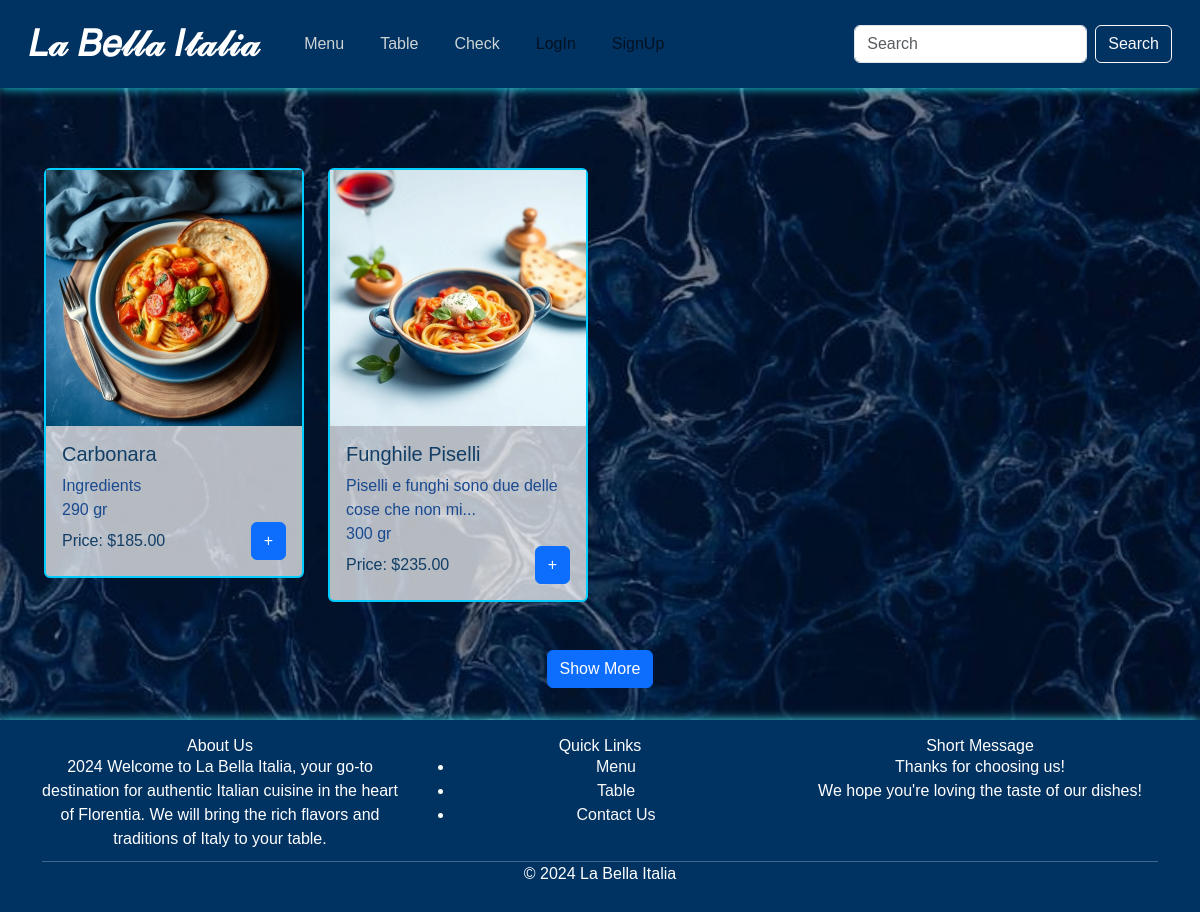
Screenshot of /dishes/ with the database file from the repository.
### project/models.py (models this page shows)
class Dish(models.Model):
    SORTDT = [
        ("Breakfast", "breakfast"),
        ("Lunch", "lunch"),
        ("Dinner", "dinner")
    ]
    SORT = [
        ("Appetizers", "appetizers"),
        ("Main Courses", "main"),
        ("Side Dishes", "side"),
        ("Desserts", "desserts"),
        ("Beverages", "beverages"),
        ("Soups", "soups"),
        ("Salads", "salads")
    ]
    name = models.CharField(max_length=255)
    ingredients = models.TextField()
    gram = models.CharField(max_length=255)
    sort_daytime = models.CharField(max_length=15, choices=SORTDT, blank=True, null=True)
    sort = models.CharField(max_length=50, choices=SORT)
    image = models.ImageField( upload_to='dish_img/', blank = True, null = True)

class DishPrice(models.Model):
    dish = models.ForeignKey(Dish, on_delete=models.CASCADE)
    price = models.DecimalField(max_digits=10, decimal_places=2)
    date = models.DateTimeField(auto_now_add=False)

### project/views.py (the view)
# urls.py: path('dishes/', DishListView.as_view(), name='dish-list'),
class DishListView(ListView):
    model = Dish
    template_name = 'dish/dish_list.html'
    context_object_name = 'dishes'
    paginate_by = 8
    def get_context_data(self, **kwargs):
        context = super().get_context_data(**kwargs)
        dishes = context['dishes']
        latest_prices = {}
        for dish in dishes:
            latest_price = DishPrice.objects.filter(dish=dish).order_by('-date').first()
            latest_prices[dish.id] = latest_price
        context['latest_prices'] = latest_prices
        return context
    def get(self, request):
        super().get(request)
        if request.headers.get('x-requested-with') == 'XMLHttpRequest':
            return render (request, 'dish/list.html', context=self.get_context_data())
        return render(request, self.template_name, context=self.get_context_data())

### project/templatetags/custom_filters.py (called while the page is built)
@register.filter
def get_item(dictionary, key):
    if isinstance(dictionary, dict):
        return dictionary.get(key)
    else:
        return None

@register.filter
def truncate_words(value, arg):
    words = value.split()
    if len(words) > arg:
        return ' '.join(words[:arg]) + '...'
    return value

### templates/dish/dish_list.html (shortened to what this page needs)
{% extends 'base.html' %}
{% load custom_filters %}
{% load static %}
{% block content %}
    <div class="container mt-5">
        <div class= 'row text-left poll-container' >
            {% include  "dish/list.html"%}
        </div>
        </div>
        <div class="text-center mt-4">
            <button id="show-more" class="btn btn-primary" onclick="showMore()">Show More</button>
        </div>
{% endblock %}

### templates/dish/list.html
{% load static%}
{% load custom_filters %}
{% for dish in page_obj %}
<div class="col-md-3 mb-4">
    <a href="{% url 'dish-detail' dish.id %}" style="text-decoration: none;">
        <div class="card" style="border: 2px solid #00ccff;">
            {% if dish.image %}
                <img src="{{ dish.image.url }}" class="card-img-top" alt="{{ dish.name }} image">
            {% endif %}
            <div class="card-body">
                <h5 class="card-title" style="color: #123E65;">{{ dish.name }}</h5>
                <p class="card-text" style="color: #1a4990;">{{ dish.ingredients|truncate_words:10 }}</p>
                <p class="card-text" style="color: #1a4990;">{{ dish.gram }} gr</p>
                {% with latest_price=latest_prices|get_item:dish.id %}
                    <div class="d-flex justify-content-between align-items-center">
                        <p class="card-text mb-0" style="color: #123E65;">
                            Price: {% if latest_price %} ${{ latest_price.price }} {% else %} Not available {% endif %}
                        </p>
                        <a href="{% url 'order-create' dish.id %}" class="btn btn-primary">+</a>
                    </div>
                {% endwith %}
            </div>
        </div>
    </a>
</div>
{% endfor %}

### rows the page displays
Dish: image (picture), name "Carbonara", ingredients "Ingredients", gram "290"
DishPrice: price "185.00"
Dish: image (picture), name "Funghile Piselli", ingredients "Piselli e funghi sono due delle cose che non mi...", gram "300"
DishPrice: price "235.00"
